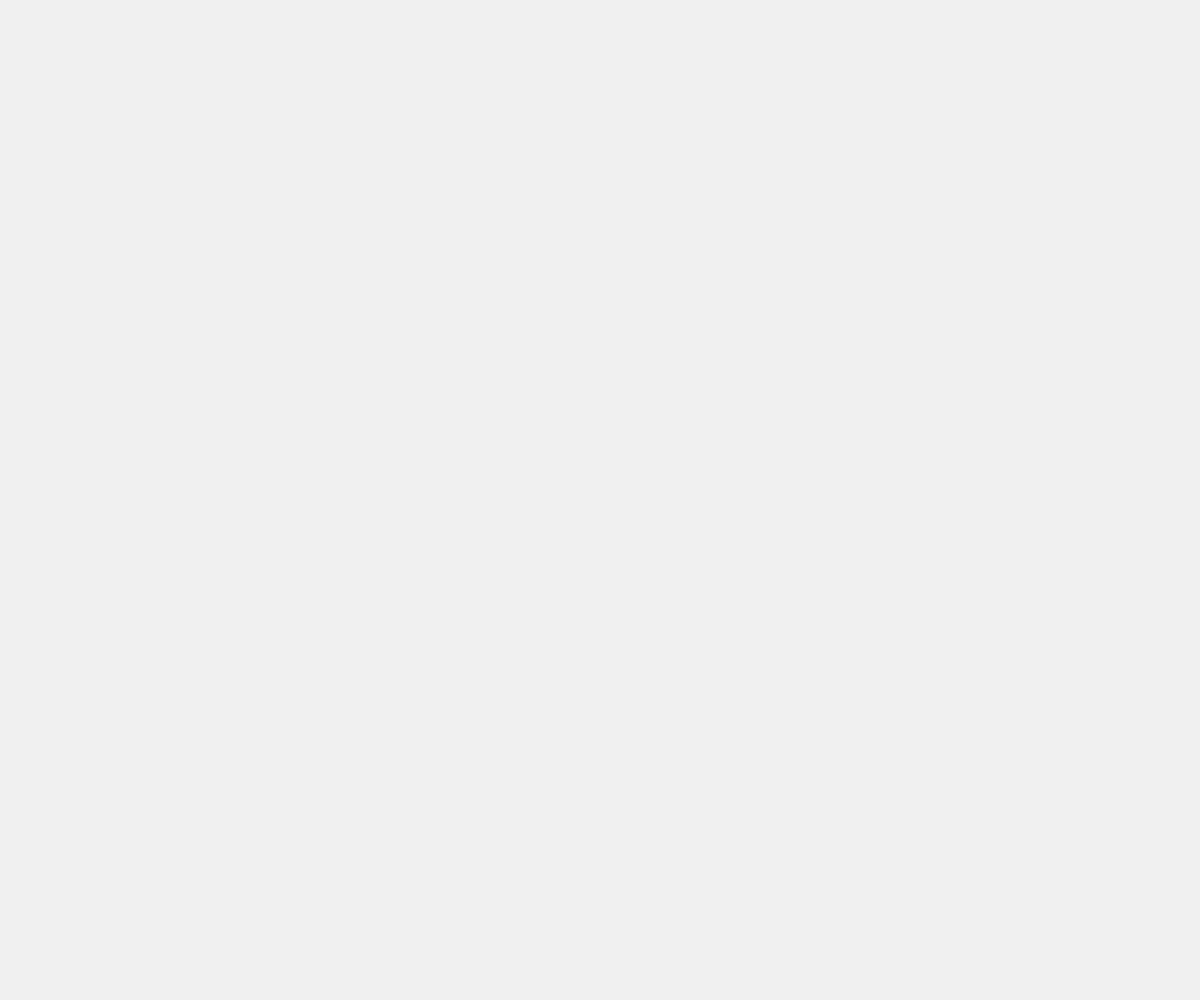
Frame 1 (no input)
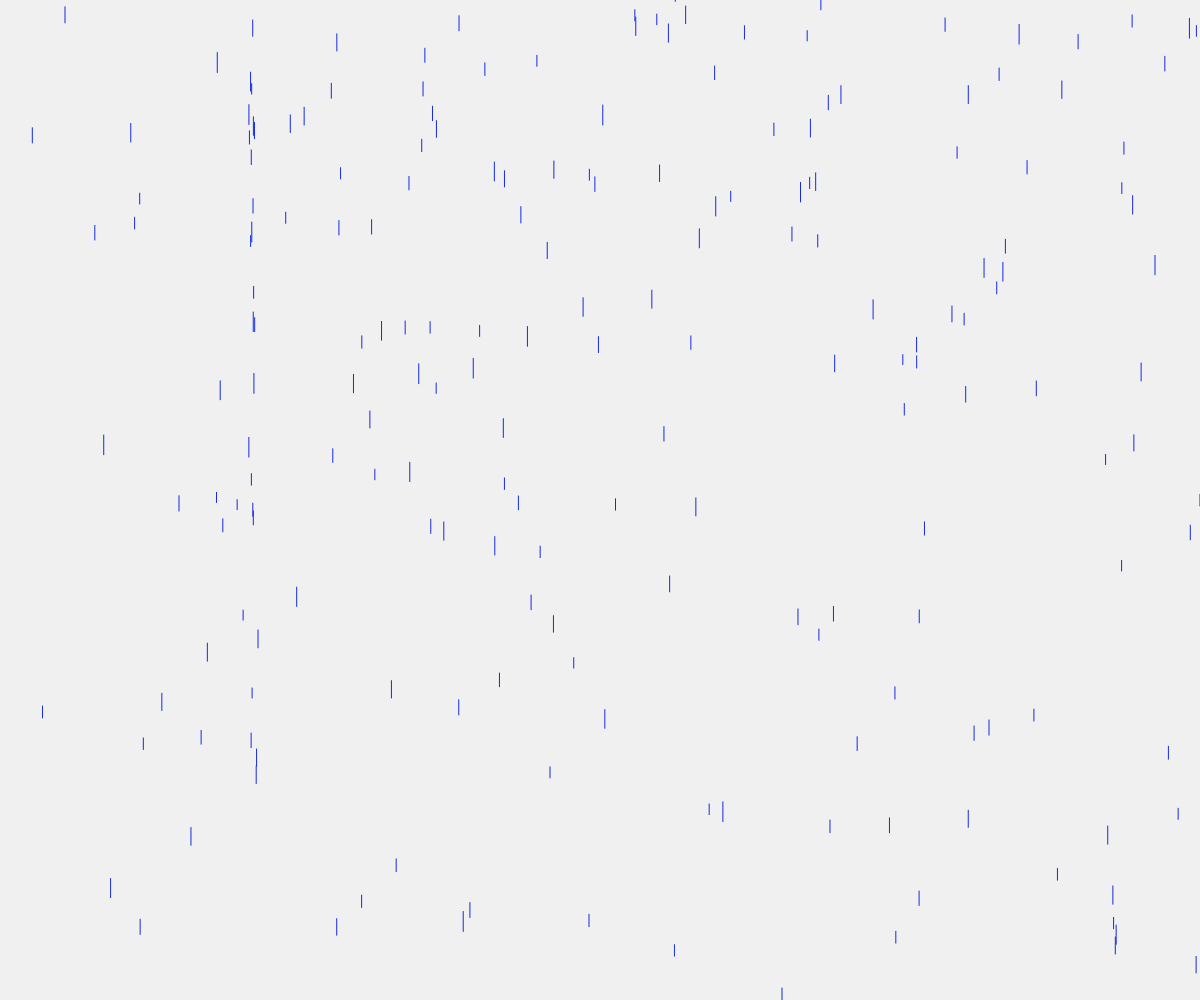
Frame 60 (no input)
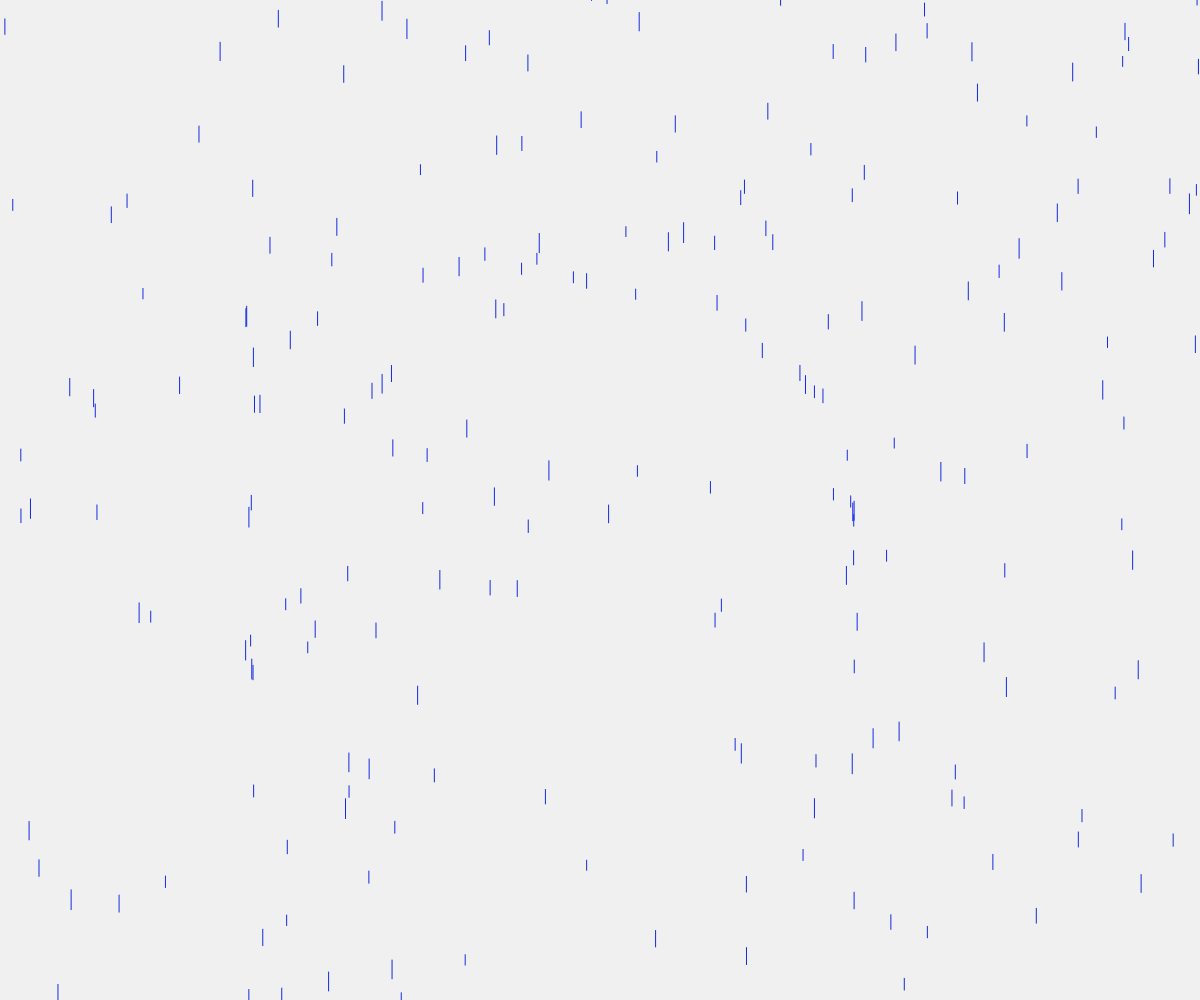
Frame 120 (the mouse pressed at the canvas centre since frame 60)

The p5.js sketch that drew these frames (run headless with seeded random() and noise() and a simulated clock; from frame 60 on, the mouse is pressed at the canvas centre):

// p5.js sketch
// ── sketch.js
let drops = [];

function setup() {
  createCanvas(windowWidth, windowHeight).position(0, 0).style('z-index', '-1');
  for (let i = 0; i < 250; i++) { // Reducido el número de gotas
    drops[i] = new Drop();
  }
}

function draw() {
  background(240);
  for (let i = 0; i < drops.length; i++) {
    drops[i].fall();
    drops[i].show();
    drops[i].repel(mouseX, mouseY);
  }
}

class Drop {
  constructor() {
    this.x = random(width);
    this.y = random(-200, -100); // Asignación en el constructor
    this.speed = random(1, 30);
    this.len = random(10, 20);
  }

  fall() {
    this.y += this.speed;
    if (this.y > height) {
      this.y = random(-200, -100);
      this.x = random(width);
    }
  }

  show() {
    stroke(20, 43, 226);
    line(this.x, this.y, this.x, this.y + this.len);
  }

  repel(targetX, targetY) {
    let d = dist(this.x, this.y, targetX, targetY);
    if (d < 250) {
      let angle = atan2(this.y - targetY, this.x - targetX);
      let repelForce = 5; // Valor de repulsión
      this.x += cos(angle) * repelForce; // Usar valores precalculados
      this.y += sin(angle) * repelForce; // Usar valores precalculados
    }
  }
}

function windowResized() {
  resizeCanvas(windowWidth, windowHeight);
}

// ── style.css
@font-face {
  font-family: "Astrodings";
  src: url("./fonts/Astrodings.woff") format("woff");
  font-weight: normal;
  font-style: normal;
}

@font-face {
  font-family: "Cornucopia";
  src: url("./fonts/Cornucopia-of-Dingbats-Four.woff") format("woff");
  font-weight: normal;
  font-style: normal;
}

@font-face {
  font-family: "Warrior";
  src: url("./fonts/StitchWarrior-demo.woff") format("woff");
  font-weight: normal;
  font-style: normal;
}
@media only screen and (max-width: 1440px) {
  .titulo{
    font-size: 170px;
    transform: translate(5%,-70%);
    width: 90%;
  }
  .botones_2{
    width:60%;
    transform: translate(55%,-470%);
    font-size: 16px;
    min-width: 140px;



  }
  footer{
    font-size: 13px;
    font-family: 'Arial', Courier, monospace;
  }
  footer p{
    text-align: center;
  }
  #contenido1{
    transform: translate(35%,-30%);
    width: 40%;
    font-size: 13px;
  }
  .descr_incluido{
    font-size: 25px;
  }
  .descr_incluido2{
    font-size: 15px;
    transform: translate(130%,-130%);
  }

  #contenido2{
    font-size: 16px;
    width: 30%;
    transform: translate(130%,-85%);
  }

  #contenido3{
    font-family: Arial, Helvetica, sans-serif;
    font-size: 16px;
    width: 50%;
    padding: 3%;
    transform: translate(0%,-40%);
  }
  #contenido3 img{
    width: 50%;
    transform: translate(250%,-160%);
  }
}
@media only screen and (max-width: 1024px) {
  .titulo{
    font-size: 125px;
    transform: translate(5%,-75%);
    width: 90%;
  }
  .botones_2{
    width:60%;
    transform: translate(45%,-300%);
    font-size: 16px;
    min-width: 140px;


  }
  footer{
    font-size: 13px;
    font-family: 'Arial', Courier, monospace;
    margin-top: 25%;
  }
  footer p{
    text-align: center;
  }
  #contenido1{
    transform: translate(35%,-20%);
    width: 40%;
    font-size: 13px;
  }
  .descr_incluido{
    font-size: 25px;
  }
  .descr_incluido2{
    font-size: 15px;
    transform: translate(130%,-130%);
  }

  #contenido2{
    font-size: 16px;
    width: 30%;
    transform: translate(130%,-50%);
  }

  #contenido3{
    font-family: Arial, Helvetica, sans-serif;
    font-size: 16px;
    width: 50%;
    padding: 3%;
    transform: translate(0%,-20%);
  }
  #contenido3 img{
    width: 80%;
    transform: translate(135%,-180%);
  }
}
@media only screen and (max-width: 768px) {
  .titulo{
    font-size: 90px;
    transform: translate(10%,-70%);
    width: 90%;
  }
  .botones_2{
    width:60%;
    transform: translate(35%,-200%);
    font-size: 16px;
    min-width: 140px;

  }
  footer{
    font-size: 13px;
    font-family: 'Arial', Courier, monospace;
    margin-top: 27%;
  }
  footer p{
    text-align: center;
  }
  #contenido1{
    transform: translate(25%,-10%);
    width: 40%;
    font-size: 13px;
  }
  .descr_incluido{
    font-size: 22px;
  }
  .descr_incluido2{
    font-size: 15px;
    transform: translate(130%,-150%);
  }

  #contenido2{
    font-size: 16px;
    width: 30%;
    transform: translate(130%,-30%);
  }

  #contenido3{
    font-family: Arial, Helvetica, sans-serif;
    font-size: 16px;
    width: 50%;
    padding: 3%;
    transform: translate(0%,-15%);
  }
  #contenido3 img{
    width: 80%;
    transform: translate(135%,-300%);
  }
}
@media only screen and (max-width: 600px) {
  .titulo{
    font-size: 70px;
    transform: translate(10%,-70%);
    width: 90%;
  }
  .botones_2{
    width:60%;
    transform: translate(20%,-150%);
    font-size: 16px;
    min-width: 140px;

  }
  footer{
    font-size: 13px;
    font-family: 'Arial', Courier, monospace;
    margin-top: 27%;
  }
  footer p{
    text-align: center;
  }
  #contenido1{
    transform: translate(25%,-5%);
    width: 40%;
    font-size: 13px;
  }
  .descr_incluido{
    font-size: 22px;
  }
  .descr_incluido2{
    font-size: 15px;
    transform: translate(130%,-150%);
  }

  #contenido2{
    font-size: 13px;
    width: 60%;
    transform: translate(55%,-30%);
  }

  #contenido3{
    font-family: Arial, Helvetica, sans-serif;
    font-size: 13px;
    width: 90%;
    padding: 3%;
    transform: translate(0%,-15%);
  }
  #contenido3 img{
    width: 80%;
    transform: translate(15%,0%);
  }
}
@media only screen and (max-width: 415px) {
  .titulo{
    font-size: 55px;
    transform: translate(5%,-70%);
    width: 90%;
  }
  .botones_2{
    width:20%;
    transform: translate(5%,-130%);
    min-width: 350px;
    font-size: 13px;

  }

  footer{
    font-size: 13px;
    font-family: 'Arial', Courier, monospace;
    margin-top: 55%;
  }
  footer p{
    text-align: center;
  }
  #contenido1{
    transform: translate(15%,-5%);
    width: 40%;
    font-size: 13px;
  }
  .descr_incluido{
    font-size: 19px;
  }
  .descr_incluido2{
    font-size: 13px;
    transform: translate(130%,-150%);
  }

  #contenido2{
    font-size: 13px;
    width: 60%;
    transform: translate(45%,-30%);
  }

  #contenido3{
    font-family: Arial, Helvetica, sans-serif;
    font-size: 13px;
    width: 90%;
    padding: 3%;
    transform: translate(0%,-10%);
  }
  #contenido3 img{
    width: 80%;
    transform: translate(15%,0%);
  }
}
@media only screen and (max-width: 376px) {
  .titulo{
    font-size: 50px;
    transform: translate(5%,-35%);
    width: 90%;
  }
  .botones_2{
    width:20%;
    transform: translate(-1%,-50%);
    min-width: 350px;
    font-size: 13px;

  }

  footer{
    font-size: 13px;
    font-family: 'Arial', Courier, monospace;
    margin-top: 55%;
  }
  footer p{
    text-align: center;
  }
  #contenido1{
    transform: translate(15%,-2%);
    width: 40%;
    font-size: 12px;
  }
  .descr_incluido{
    font-size: 15px;
    font-style:oblique;
  }
  .descr_incluido2{
    font-size: 13px;
    transform: translate(130%,-150%);
  }

  #contenido2{
    font-size: 13px;
    width: 60%;
    transform: translate(45%,-10%);
  }

  #contenido3{
    font-family: Arial, Helvetica, sans-serif;
    font-size: 13px;
    width: 90%;
    padding: 3%;
    transform: translate(0%,-5%);
  }
  #contenido3 img{
    width: 80%;
    transform: translate(15%,0%);
  }
}
@media only screen and (max-width: 325px) {
  .titulo{
    font-size: 45px;
    transform: translate(10%,-35%);
    width: 85%;
  }
  .botones_2{
    width:20%;
    transform: translate(0%,-50%);
    min-width: 300px;
    font-size: 13px;

  }

  footer{
    font-size: 13px;
    font-family: 'Arial', Courier, monospace;
    margin-top: 75%;
  }
  footer p{
    text-align: center;
  }
  #contenido1{
    transform: translate(15%,-2%);
    width: 40%;
    font-size: 12px;
  }
  .descr_incluido{
    font-size: 15px;
    font-style:oblique;
  }
  .descr_incluido2{
    font-size: 13px;
    transform: translate(130%,-170%);
  }

  #contenido2{
    font-size: 13px;
    width: 60%;
    transform: translate(45%,-10%);
  }

  #contenido3{
    font-family: Arial, Helvetica, sans-serif;
    font-size: 13px;
    width: 90%;
    padding: 3%;
    transform: translate(0%,-5%);
  }
  #contenido3 img{
    width: 80%;
    transform: translate(15%,0%);
  }
}

#contenido1{
  display: none;
  font-family: Arial, Helvetica, sans-serif;
}

#contenido2{
  display: none;
  font-family: 'Lucida Sans', 'Lucida Sans Regular', 'Lucida Grande', 'Lucida Sans Unicode', Geneva, Verdana, sans-serif;
}
#contenido3{
  display: none;
  font-family: 'Lucida Sans', 'Lucida Sans Regular', 'Lucida Grande', 'Lucida Sans Unicode', Geneva, Verdana, sans-serif;

}


.titulo{
  letter-spacing: -7px;
  font-family: 'Warrior', Courier, monospace;
  -webkit-text-fill-color:transparent; 
  -webkit-text-stroke-color:rgba(41, 80, 198, 0.142);
  -webkit-text-stroke-width:0.5px;


}

.botones_2{
  display: flex;
}

.botonesIniciales{
  align-items: center;
  background-color: #fff;
  border: 1px solid #000;
  box-sizing: border-box;
  color: #000;
  cursor: pointer;
  display: inline-flex;
  fill: #000;
  font-family: Inter,sans-serif;
  font-weight: 600;
  height: 48px;
  justify-content: center;
  letter-spacing: -.8px;
  line-height: 24px;
  outline: 0;
  padding: 0 17px;
  text-align: center;
  text-decoration: none;
  transition: all .3s;
  user-select: none;
  -webkit-user-select: none;
  touch-action: manipulation;
}
.botonesIniciales:focus {
  color: #171e29;
}

.botonesIniciales:hover {
  border-color: #06f;
  color: #06f;
  fill: #06f;
}

.botonesIniciales:active {
  border-color: #06f;
  color: #06f;
  fill: #06f;
}

.imagenes{
  margin-left: 10%;
  padding-top: 5%;
  transform: translate(0%,-50%);
}

footer{
  color: rgb(187, 188, 229);
}
.optiones{
  font-size: 14px;
}
.Violeta{
  color: violet;
  font-size: 18px;
  font-style: bold;

}
.Naranja{
  color: orange;
  font-size: 18px;
  font-style: bold;
}
.Verde{
  color: green;
  font-size: 18px;
  font-style: bold;
}
.Bugambilia{
  color: rgb(163, 96, 163);
  font-size: 18px;
  font-style: bold;
}
.Salmon{
  color: salmon;
  font-size: 18px;
  font-style: bold;
}

.descr_incluido2 a{
  color: rgb(62, 62, 63);
}
